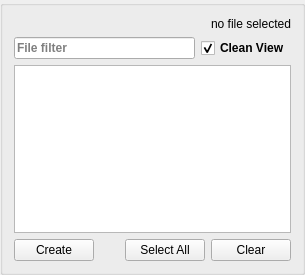
<?xml version="1.0" encoding="UTF-8"?>
<ui version="4.0">
 <class>gams::studio::fs::FileSystemWidget</class>
 <widget class="QGroupBox" name="gams::studio::fs::FileSystemWidget">
  <property name="geometry">
   <rect>
    <x>0</x>
    <y>0</y>
    <width>305</width>
    <height>275</height>
   </rect>
  </property>
  <property name="font">
   <font>
    <weight>75</weight>
    <bold>true</bold>
   </font>
  </property>
  <layout class="QVBoxLayout" name="verticalLayout_4">
   <item>
    <widget class="QWidget" name="widget_2" native="true">
     <layout class="QHBoxLayout" name="horizontalLayout_3">
      <property name="spacing">
       <number>4</number>
      </property>
      <property name="leftMargin">
       <number>0</number>
      </property>
      <property name="topMargin">
       <number>0</number>
      </property>
      <property name="rightMargin">
       <number>0</number>
      </property>
      <property name="bottomMargin">
       <number>0</number>
      </property>
      <item>
       <widget class="QLabel" name="laInfo">
        <property name="sizePolicy">
         <sizepolicy hsizetype="MinimumExpanding" vsizetype="Preferred">
          <horstretch>0</horstretch>
          <verstretch>0</verstretch>
         </sizepolicy>
        </property>
        <property name="text">
         <string/>
        </property>
       </widget>
      </item>
      <item>
       <widget class="QLabel" name="laSelectCount">
        <property name="font">
         <font>
          <weight>50</weight>
          <bold>false</bold>
         </font>
        </property>
        <property name="text">
         <string>no file selected</string>
        </property>
       </widget>
      </item>
     </layout>
    </widget>
   </item>
   <item>
    <widget class="QWidget" name="widget" native="true">
     <layout class="QHBoxLayout" name="horizontalLayout">
      <property name="leftMargin">
       <number>0</number>
      </property>
      <property name="topMargin">
       <number>0</number>
      </property>
      <property name="rightMargin">
       <number>0</number>
      </property>
      <property name="bottomMargin">
       <number>0</number>
      </property>
      <item>
       <widget class="gams::studio::FilterLineEdit" name="edFilter">
        <property name="toolTip">
         <string>&lt;p style=&quot;white-space: nowrap;&quot;&gt;The filter applies to files only.&lt;br&gt;Folders without matching files are hidden.&lt;br&gt;Checkboxes of folders only reflect the check-state of visible entries.&lt;/p&gt;</string>
        </property>
        <property name="placeholderText">
         <string>File filter</string>
        </property>
       </widget>
      </item>
      <item>
       <widget class="QCheckBox" name="cbUncommon">
        <property name="toolTip">
         <string>&lt;p&gt;Hide files that are unlikely to be selected&lt;/p&gt;</string>
        </property>
        <property name="text">
         <string>Clean View</string>
        </property>
        <property name="checked">
         <bool>true</bool>
        </property>
       </widget>
      </item>
     </layout>
    </widget>
   </item>
   <item>
    <widget class="QTreeView" name="directoryView"/>
   </item>
   <item>
    <layout class="QHBoxLayout" name="horizontalLayout_2">
     <item>
      <widget class="QPushButton" name="createButton">
       <property name="font">
        <font>
         <weight>50</weight>
         <bold>false</bold>
        </font>
       </property>
       <property name="text">
        <string>Create</string>
       </property>
      </widget>
     </item>
     <item>
      <spacer name="horizontalSpacer">
       <property name="orientation">
        <enum>Qt::Horizontal</enum>
       </property>
       <property name="sizeHint" stdset="0">
        <size>
         <width>40</width>
         <height>20</height>
        </size>
       </property>
      </spacer>
     </item>
     <item>
      <widget class="QPushButton" name="selectAllButton">
       <property name="font">
        <font>
         <weight>50</weight>
         <bold>false</bold>
        </font>
       </property>
       <property name="text">
        <string>Select All</string>
       </property>
      </widget>
     </item>
     <item>
      <widget class="QPushButton" name="clearButton">
       <property name="font">
        <font>
         <weight>50</weight>
         <bold>false</bold>
        </font>
       </property>
       <property name="text">
        <string>Clear</string>
       </property>
      </widget>
     </item>
    </layout>
   </item>
  </layout>
 </widget>
 <customwidgets>
  <customwidget>
   <class>gams::studio::FilterLineEdit</class>
   <extends>QLineEdit</extends>
   <header>filterlineedit.h</header>
  </customwidget>
 </customwidgets>
 <resources/>
 <connections/>
</ui>
